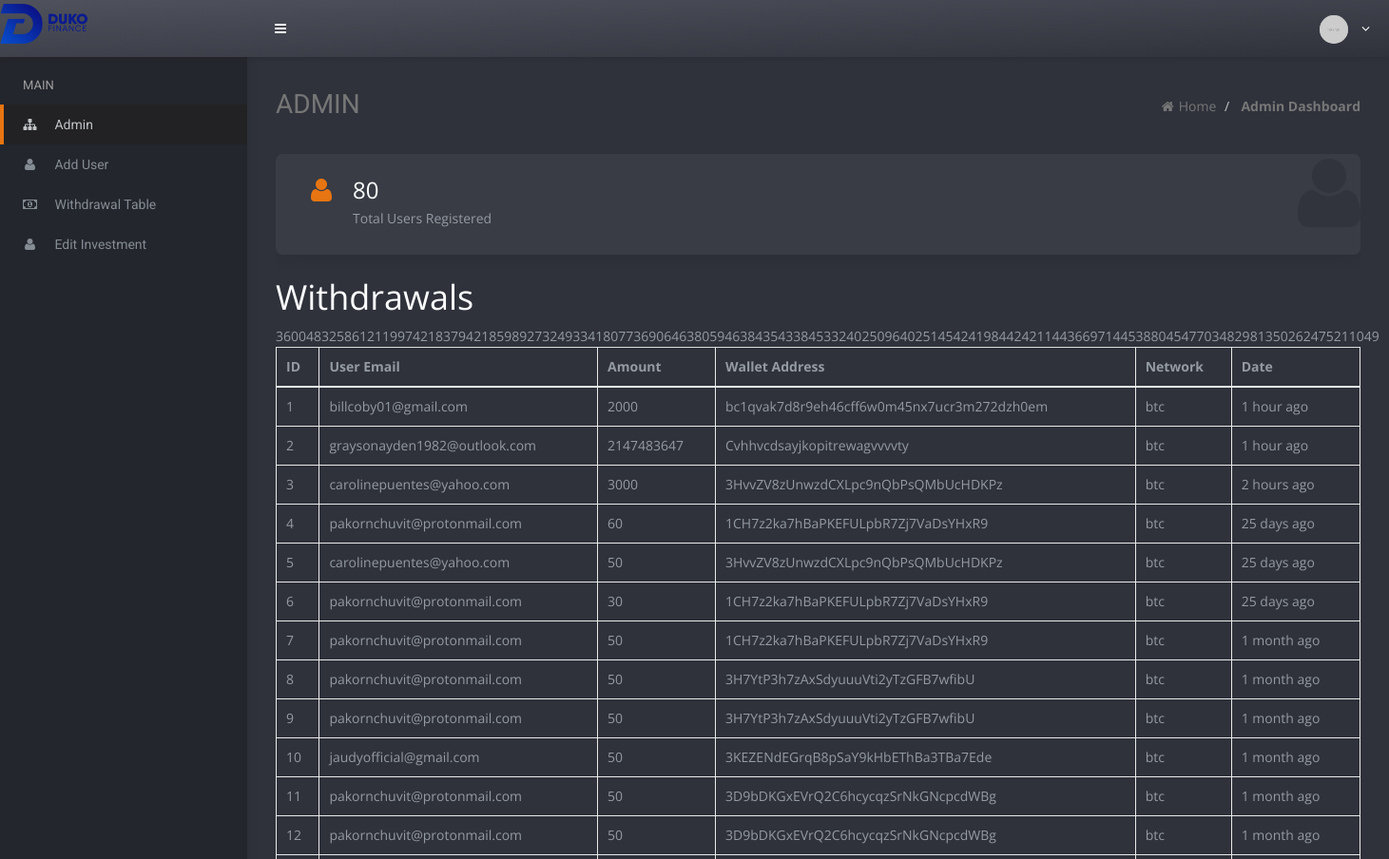
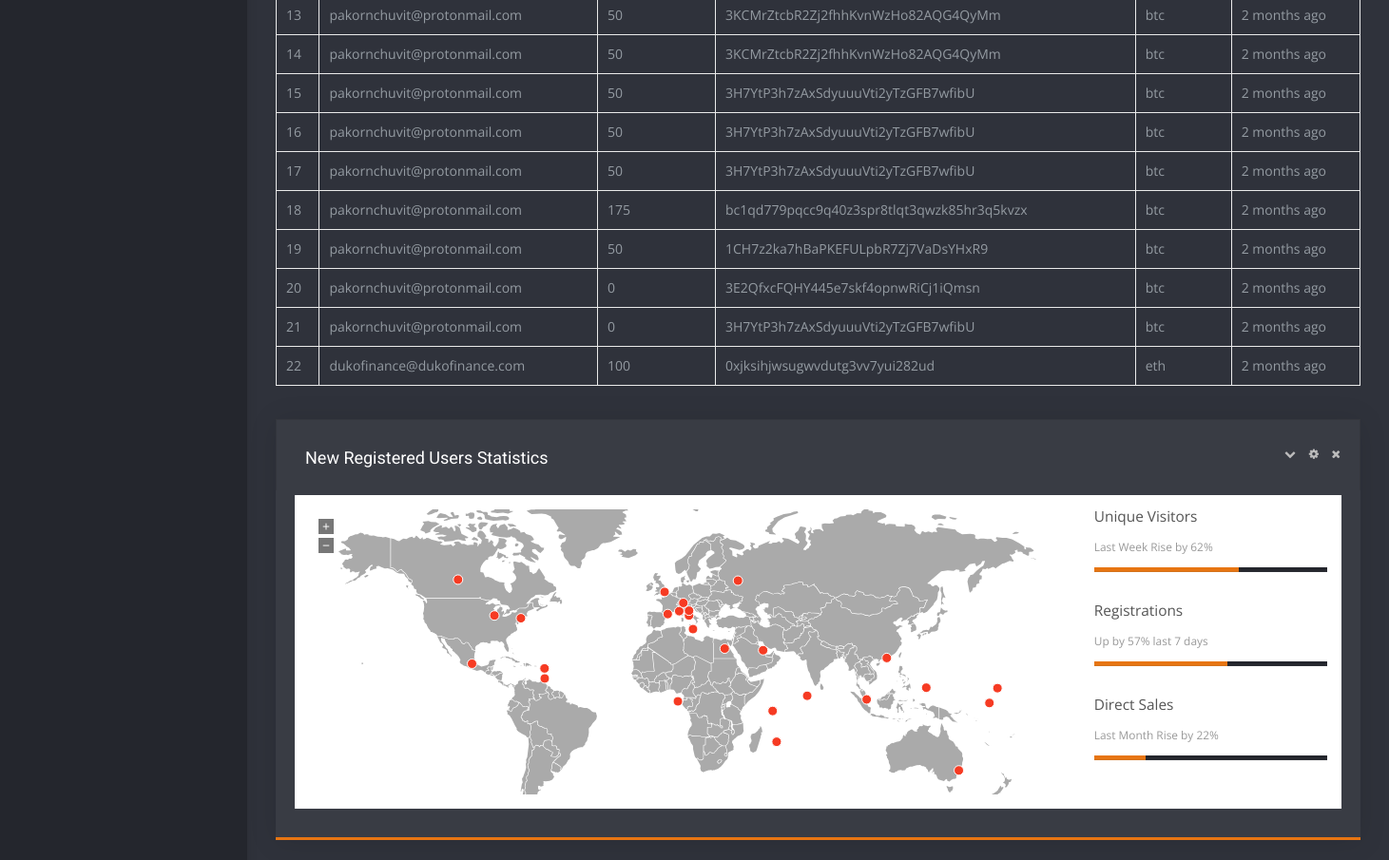
The page /admin/admin.php?source=withdrawals on the database its author committed (2 pictures, top to bottom).
### tables this page shows
CREATE TABLE `withdrawals` (
  `id` int(11) NOT NULL,
  `userId` int(11) NOT NULL,
  `userEmail` varchar(255) NOT NULL,
  `withdrawAmount` int(11) NOT NULL,
  `walletAddress` varchar(255) NOT NULL,
  `walletType` varchar(255) NOT NULL,
  `created_at` datetime NOT NULL DEFAULT current_timestamp()
);

### admin/withdrawals.php (the view, shortened to what this page needs)
<table class="table table-bordered table-hover">
    <h1 class="title">Withdrawals</h1>
    <thead class="thead-dark">
        <tr>
            <th>ID</th>
            <th>User Email</th>
            <th>Amount</th>
            <th>Wallet Address</th>
            <th>Network</th>
            <th>Date</th>
        </tr>
    </thead>
    <tbody id="tbody">
    <?php
        function get_time_ago( $time )
        {
            $time_difference = time() - $time;
            $condition = array( 12 * 30 * 24 * 60 * 60 =>  'year',
                        30 * 24 * 60 * 60       =>  'month',
                        24 * 60 * 60            =>  'day',
                        60 * 60                 =>  'hour',
                        60                      =>  'minute',
                        1                       =>  'second'
            );
            foreach( $condition as $secs => $str )
            {
                $d = $time_difference / $secs;
                if( $d >= 1 )
                {
                    $t = round( $d );
                    return '' . $t . ' ' . $str . ( $t > 1 ? 's' : '' ) . ' ago';
                }
            }
        }
    $query = "SELECT * FROM withdrawals ORDER BY id DESC";
    $select_user_details = mysqli_query($conn, $query);
    $count = 1;
    while ($row = mysqli_fetch_assoc($select_user_details)) {
        $userEmail = $row['userEmail'];
        $withdrawAmount = $row['withdrawAmount'];
        $walletAddress = $row['walletAddress'];
        $walletType = $row['walletType'];
        $created_at = get_time_ago(strtotime($row['created_at']));
        echo "<tr>";
        echo "<td>{$count}</td>";
        echo "<td>{$userEmail}</td>";
        echo "<td>{$withdrawAmount}</td>";
        echo "<td>{$walletAddress}</td>";
        echo "<td>{$walletType}</td>";
        echo "<td>{$created_at}</td>";
        echo "</tr>";
        $count += 1;
    }
    ?>
    </tbody>
</table>

### admin/admin.php (shortened to what this page needs)
<?php
include '../includes/dbconn.php';
?>
<!DOCTYPE html>
<html lang="en">
<head>
    <link href="assets/plugins/pace/pace-theme-flash.css" rel="stylesheet" type="text/css" media="screen" />
    <link href="assets/plugins/bootstrap/css/bootstrap.min.css" rel="stylesheet" type="text/css" />
    <link href="assets/plugins/bootstrap/css/bootstrap-theme.min.css" rel="stylesheet" type="text/css" />
    <link href="assets/fonts/font-awesome/css/font-awesome.css" rel="stylesheet" type="text/css" />
    <link href="assets/fonts/webfont/cryptocoins.css" rel="stylesheet" type="text/css" />
    <link href="assets/css/animate.min.css" rel="stylesheet" type="text/css" />
    <link href="assets/plugins/perfect-scrollbar/perfect-scrollbar.css" rel="stylesheet" type="text/css" />
    <link href="assets/plugins/jvectormap/jquery-jvectormap-2.0.1.css" rel="stylesheet" type="text/css" media="screen" />
    <link href="assets/plugins/morris-chart/css/morris.css" rel="stylesheet" type="text/css" media="screen"/>
    <link href="assets/css/style.css" rel="stylesheet" type="text/css" />
    <link href="assets/css/responsive.css" rel="stylesheet" type="text/css" />
</head>
<body class=" ">
    <div class='page-topbar'>
        <div class='logo-area'>
        </div>
        <div class='quick-area'>
            <div class='pull-left'>
                <ul class="info-menu left-links list-inline list-unstyled">
                    <li class="sidebar-toggle-wrap">
                        <a href="#" data-toggle="sidebar" class="sidebar_toggle">
                            <i class="fa fa-bars"></i>
                        </a>
                    </li>
                </ul>
            </div>
            <div class='pull-right'>
                <ul class="info-menu right-links list-inline list-unstyled">
                    <li class="profile">
                        <a href="#" data-toggle="dropdown" class="toggle">
                            <img src="data/profile/profile.jpg" alt="user-image" class="img-circle img-inline">
                            <span><?php echo $_SESSION['username']; ?><i class="fa fa-angle-down"></i></span>
                        </a>
                    </li>
                </ul>
            </div>
        </div>
    </div>
    <div class="page-container row-fluid container-fluid">
        <div class="page-sidebar fixedscroll">
            <div class="page-sidebar-wrapper" id="main-menu-wrapper">
                <ul class='wraplist'>
                    <li class='menusection'>Main</li>
                    <li class="open">
                        <a class="active" href="admin.php">
                            <i class="fa fa-sitemap"></i>
                            <span class="title">Admin</span>
                        </a>
                    </li>
                    <li class="">
                        <a href="admin.php?source=add_user">
                            <i class="fa fa-user"></i>
                            <span class="title">Add User</span>
                        </a>
                    </li>
                    <li class="">
                        <a href="admin.php?source=withdrawals">
                            <i class="fa fa-money"></i>
                            <span class="title">Withdrawal Table</span>
                        </a>
                    </li>
                    <li class="">
                        <a href="admin.php?source=edit_investment">
                            <i class="fa fa-user"></i>
                            <span class="title">Edit Investment</span>
                        </a>
                    </li>
            </div>
        </div>
        <section id="main-content" class=" ">
            <div class="wrapper main-wrapper row" style=''>
                <div class='col-xs-12'>
                    <div class="page-title">
                        <div class="pull-left">
                            <h1 class="title">ADMIN</h1>
                        </div>
                        <div class="pull-right hidden-xs">
                            <ol class="breadcrumb">
                                <li>
                                    <a href="admin.php"><i class="fa fa-home"></i>Home</a>
                                </li>
                                <li class="active">
                                    <strong> Admin Dashboard</strong>
                                </li>
                            </ol>
                        </div>
                    </div>
                </div>
                 <div class="col-lg-12">
                    <section class="box nobox marginBottom0">
                        <div class="content-body">
                            <div class="row">
                                <div class="col-lg-12">
                                    <div class="r4_counter db_box">
                                        <div class="icon-after fa fa-user"></div>
                                        <i class='pull-left fa fa-user icon-md icon-primary mt-10'></i>
                                        <div class="stats">
                                            <?php
                                             $query = "SELECT * FROM users";
                                              $select_user = mysqli_query($conn, $query);
                                              $display_users = mysqli_num_rows($select_user);
                                            ?>
                                            <h3 class="mb-5"><?php echo $display_users;  ?></h3>
                                            <span>Total Users Registered </span>
                                        </div>
                                    </div>
                                </div>
                            </div>
                        </div>
                    </section>
                </div>
                <div class="clearfix"></div>
                <div class="col-lg-12">
                      <?php
                      if (isset($_GET['source'])) {
                          $source = $_GET['source'];
                      }else {
                        $source ="";
                            }
                      switch ($source){
                          case 'withdrawals';
                          include 'withdrawals.php';
                          break;
                      }
                      ?>
                </div>
                <div class="clearfix"></div>
                <div class="col-xs-12">
                    <section class="box has-border-left-3">
                        <header class="panel_header">
                            <h2 class="title pull-left">New Registered Users Statistics</h2>
                            <div class="actions panel_actions pull-right">
                                <a class="box_toggle fa fa-chevron-down"></a>
                                <a class="box_setting fa fa-cog" data-toggle="modal" href="#section-settings"></a>
                                <a class="box_close fa fa-times"></a>
                            </div>
                        </header>
                        <div class="content-body">
                            <div class="row">
                                <div class="col-xs-12">
                                    <div class="wid-vectormap">
                                        <div class="row">
                                            <div class="col-xs-12 col-sm-9">
                                                <figure>
                                                    <div id="db-world-map-markers" style="width: 100%; height: 300px"></div>
                                                </figure>
                                            </div>
                                            <div class="map_progress col-xs-12 col-sm-3">
                                                <h4>Unique Visitors</h4>
                                                <span class='text-muted'><small>Last Week Rise by 62%</small></span>
                                                <div class="progress">
                                                    <div class="progress-bar progress-bar-primary" role="progressbar" aria-valuenow="62" aria-valuemin="0" aria-valuemax="100" style="width: 62%"></div>
                                                </div>
                                                <br>
                                                <h4>Registrations</h4>
                                                <span class='text-muted'><small>Up by 57% last 7 days</small></span>
                                                <div class="progress">
                                                    <div class="progress-bar progress-bar-primary" role="progressbar" aria-valuenow="57" aria-valuemin="0" aria-valuemax="100" style="width: 57%"></div>
                                                </div>
                                                <br>
                                                <h4>Direct Sales</h4>
                                                <span class='text-muted'><small>Last Month Rise by 22%</small></span>
                                                <div class="progress">
                                                    <div class="progress-bar progress-bar-primary" role="progressbar" aria-valuenow="22" aria-valuemin="0" aria-valuemax="100" style="width: 22%"></div>
                                                </div>
                                            </div>
                                        </div>
                                    </div>
                                </div>
                            </div>
                        </div>
                    </section>
                </div>
            </div>
        </section>
    </div>
</body>
</html>

### rows shown on the page
withdrawals: userEmail "billcoby01@gmail.com", withdrawAmount "2000", walletAddress "bc1qvak7d8r9eh46cff6w0m45nx7ucr3m272dzh0em", walletType "btc", created_at "1 hour ago"
withdrawals: userEmail "graysonayden1982@outlook.com", withdrawAmount "2147483647", walletAddress "Cvhhvcdsayjkopitrewagvvvvty", walletType "btc", created_at "1 hour ago"
withdrawals: userEmail "carolinepuentes@yahoo.com", withdrawAmount "3000", walletAddress "3HvvZV8zUnwzdCXLpc9nQbPsQMbUcHDKPz", walletType "btc", created_at "2 hours ago"
withdrawals: userEmail "pakornchuvit@protonmail.com", withdrawAmount "60", walletAddress "1CH7z2ka7hBaPKEFULpbR7Zj7VaDsYHxR9", walletType "btc", created_at "25 days ago"
withdrawals: userEmail "carolinepuentes@yahoo.com", withdrawAmount "50", walletAddress "3HvvZV8zUnwzdCXLpc9nQbPsQMbUcHDKPz", walletType "btc", created_at "25 days ago"
withdrawals: userEmail "pakornchuvit@protonmail.com", withdrawAmount "30", walletAddress "1CH7z2ka7hBaPKEFULpbR7Zj7VaDsYHxR9", walletType "btc", created_at "25 days ago"
withdrawals: userEmail "pakornchuvit@protonmail.com", withdrawAmount "50", walletAddress "1CH7z2ka7hBaPKEFULpbR7Zj7VaDsYHxR9", walletType "btc", created_at "1 month ago"
withdrawals: userEmail "pakornchuvit@protonmail.com", withdrawAmount "50", walletAddress "3H7YtP3h7zAxSdyuuuVti2yTzGFB7wfibU", walletType "btc", created_at "1 month ago"
withdrawals: userEmail "pakornchuvit@protonmail.com", withdrawAmount "50", walletAddress "3H7YtP3h7zAxSdyuuuVti2yTzGFB7wfibU", walletType "btc", created_at "1 month ago"
withdrawals: userEmail "jaudyofficial@gmail.com", withdrawAmount "50", walletAddress "3KEZENdEGrqB8pSaY9kHbEThBa3TBa7Ede", walletType "btc", created_at "1 month ago"
withdrawals: userEmail "pakornchuvit@protonmail.com", withdrawAmount "50", walletAddress "3D9bDKGxEVrQ2C6hcycqzSrNkGNcpcdWBg", walletType "btc", created_at "1 month ago"
withdrawals: userEmail "pakornchuvit@protonmail.com", withdrawAmount "50", walletAddress "3D9bDKGxEVrQ2C6hcycqzSrNkGNcpcdWBg", walletType "btc", created_at "1 month ago"
withdrawals: userEmail "pakornchuvit@protonmail.com", withdrawAmount "50", walletAddress "3KCMrZtcbR2Zj2fhhKvnWzHo82AQG4QyMm", walletType "btc", created_at "2 months ago"
withdrawals: userEmail "pakornchuvit@protonmail.com", withdrawAmount "50", walletAddress "3KCMrZtcbR2Zj2fhhKvnWzHo82AQG4QyMm", walletType "btc", created_at "2 months ago"
withdrawals: userEmail "pakornchuvit@protonmail.com", withdrawAmount "50", walletAddress "3H7YtP3h7zAxSdyuuuVti2yTzGFB7wfibU", walletType "btc", created_at "2 months ago"
withdrawals: userEmail "pakornchuvit@protonmail.com", withdrawAmount "50", walletAddress "3H7YtP3h7zAxSdyuuuVti2yTzGFB7wfibU", walletType "btc", created_at "2 months ago"
withdrawals: userEmail "pakornchuvit@protonmail.com", withdrawAmount "50", walletAddress "3H7YtP3h7zAxSdyuuuVti2yTzGFB7wfibU", walletType "btc", created_at "2 months ago"
withdrawals: userEmail "pakornchuvit@protonmail.com", withdrawAmount "175", walletAddress "bc1qd779pqcc9q40z3spr8tlqt3qwzk85hr3q5kvzx", walletType "btc", created_at "2 months ago"
withdrawals: userEmail "pakornchuvit@protonmail.com", withdrawAmount "50", walletAddress "1CH7z2ka7hBaPKEFULpbR7Zj7VaDsYHxR9", walletType "btc", created_at "2 months ago"
withdrawals: userEmail "pakornchuvit@protonmail.com", withdrawAmount "0", walletAddress "3E2QfxcFQHY445e7skf4opnwRiCj1iQmsn", walletType "btc", created_at "2 months ago"
withdrawals: userEmail "pakornchuvit@protonmail.com", withdrawAmount "0", walletAddress "3H7YtP3h7zAxSdyuuuVti2yTzGFB7wfibU", walletType "btc", created_at "2 months ago"
withdrawals: userEmail "dukofinance@dukofinance.com", withdrawAmount "100", walletAddress "0xjksihjwsugwvdutg3vv7yui282ud", walletType "eth", created_at "2 months ago"

### other values the page prints
$display_users "80"
